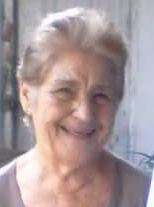
#> input picture mundo-multimedia/proyectos/face-swap/debug_foto1_anciano_cara0.jpg, 154 x 207 px
$ python procesador-imagenes.py --input ../proyectos/face-swap/debug_foto1_anciano_cara0.jpg
#> lines starting #> are read from the running program, lines starting #| are printed output that depends on the picture
"""
Procesador de imágenes — mundo-multimedia
Uso: python procesador-imagenes.py --input foto.jpg --modo miniatura --plataforma youtube
"""
import argparse
import os
from PIL import Image, ImageDraw, ImageFont

TAMANIOS = {
    "youtube":    (1280, 720),
    "instagram":  (1080, 1080),
    "reels":      (1080, 1920),
    "linkedin":   (1200, 627),
    "twitter":    (1200, 675),
    "facebook":   (1200, 630),
}

def redimensionar(img, plataforma):
    w, h = TAMANIOS.get(plataforma, (1080, 1080))
    return img.resize((w, h), Image.LANCZOS)

def anadir_marca_agua(img, texto="Universo IA", opacidad=80):
    overlay = Image.new("RGBA", img.size, (0, 0, 0, 0))
    draw = ImageDraw.Draw(overlay)
    try:
        font = ImageFont.truetype("arial.ttf", 36)
    except:
        font = ImageFont.load_default()
    bbox = draw.textbbox((0, 0), texto, font=font)
    tw, th = bbox[2] - bbox[0], bbox[3] - bbox[1]
    x = img.width - tw - 20
    y = img.height - th - 20
    draw.text((x, y), texto, font=font, fill=(255, 255, 255, opacidad))
    return Image.alpha_composite(img.convert("RGBA"), overlay).convert("RGB")

def comprimir(img, calidad=85):
    return img  # se aplica al guardar con quality=calidad

def procesar(input_path, modo, plataforma, salida=None, marca=None):
#> called with modo = 'miniatura', plataforma = 'instagram'
    img = Image.open(input_path)
#> img is the input picture: PIL image 154x207 RGB; mean R, G, B 168.1, 151.5, 152.9
    nombre_base = os.path.splitext(os.path.basename(input_path))[0]

    if modo == "miniatura" or modo == "redimensionar":
        img = redimensionar(img, plataforma)
#> in redimensionar, `return img.resize((w, h), Image.LANCZOS)`:
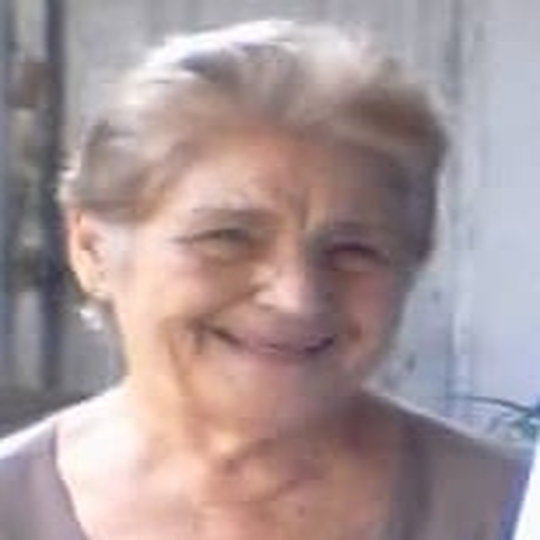
#> returned value: PIL image 1080x1080 RGB (shown at 1/2 size); mean R, G, B 168.1, 151.5, 152.9
        print(f"  Redimensionado a {TAMANIOS.get(plataforma)} para {plataforma}")

    if marca:
        img = anadir_marca_agua(img, marca)
        print(f"  Marca de agua añadida: {marca}")

    if not salida:
        salida = f"{nombre_base}_{plataforma}.jpg"

    img.save(salida, "JPEG", quality=85, optimize=True)
    size_kb = os.path.getsize(salida) // 1024
    print(f"  Guardado: {salida} ({size_kb} KB)")
    return salida

def batch(carpeta, plataforma, marca=None):
    extensiones = (".jpg", ".jpeg", ".png", ".webp")
    archivos = [f for f in os.listdir(carpeta) if f.lower().endswith(extensiones)]
    print(f"\nProcesando {len(archivos)} imágenes para {plataforma}...\n")
    salidas = []
    for archivo in archivos:
        ruta = os.path.join(carpeta, archivo)
        salida = os.path.join(carpeta, f"editado_{archivo}")
        print(f"→ {archivo}")
        salidas.append(procesar(ruta, "redimensionar", plataforma, salida, marca))
    print(f"\nListo. {len(salidas)} imágenes procesadas.")

if __name__ == "__main__":
    parser = argparse.ArgumentParser(description="Procesador de imágenes para redes sociales")
    parser.add_argument("--input", help="Imagen o carpeta de imágenes")
    parser.add_argument("--modo", default="miniatura", choices=["miniatura", "redimensionar", "marca"])
    parser.add_argument("--plataforma", default="instagram", choices=list(TAMANIOS.keys()))
    parser.add_argument("--salida", help="Nombre del archivo de salida")
    parser.add_argument("--marca", help="Texto de marca de agua")
    parser.add_argument("--batch", action="store_true", help="Procesar carpeta entera")
    args = parser.parse_args()

    if not args.input:
        print("Uso: python procesador-imagenes.py --input foto.jpg --plataforma youtube")
        print(f"Plataformas: {', '.join(TAMANIOS.keys())}")
    elif args.batch or os.path.isdir(args.input):
        batch(args.input, args.plataforma, args.marca)
    else:
        procesar(args.input, args.modo, args.plataforma, args.salida, args.marca)

$ run again, on mundo-multimedia/proyectos/face-swap/debug_foto2_gorraroja_cara0.jpg
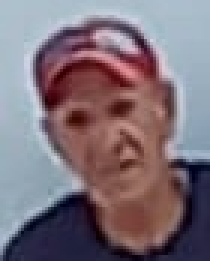
#> input picture mundo-multimedia/proyectos/face-swap/debug_foto2_gorraroja_cara0.jpg, 70 x 87 px (shown 3 times larger)
#> in procesar, img is the input picture: PIL image 70x87 RGB; mean R, G, B 126.2, 112.2, 121.6
#> in redimensionar, `return img.resize((w, h), Image.LANCZOS)`:
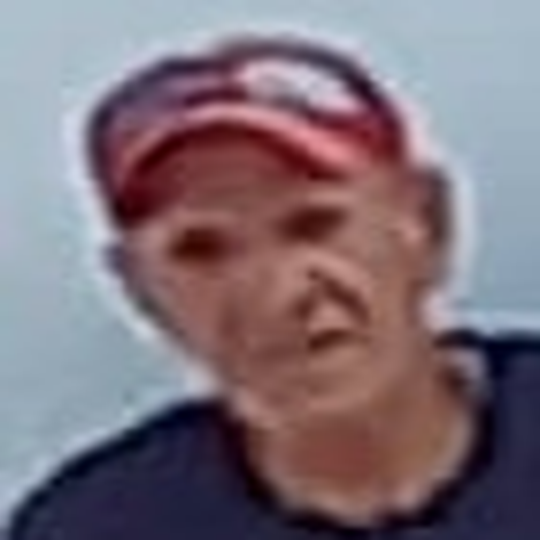
#> returned value: PIL image 1080x1080 RGB (shown at 1/2 size); mean R, G, B 126.2, 112.2, 121.6

$ run again, on mundo-multimedia/proyectos/face-swap/debug_foto2_gorraroja_cara1.jpg
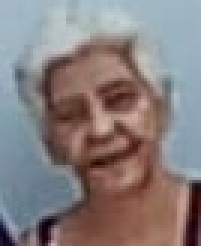
#> input picture mundo-multimedia/proyectos/face-swap/debug_foto2_gorraroja_cara1.jpg, 67 x 82 px (shown 3 times larger)
#> in procesar, img is the input picture: PIL image 67x82 RGB; mean R, G, B 135.3, 125.8, 125.9
#> in redimensionar, `return img.resize((w, h), Image.LANCZOS)`:
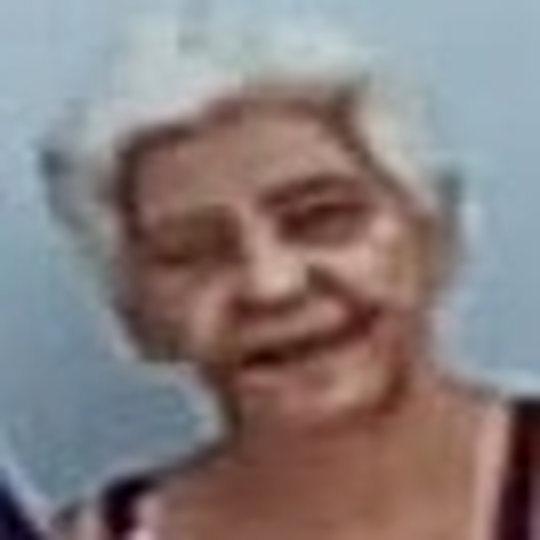
#> returned value: PIL image 1080x1080 RGB (shown at 1/2 size); mean R, G, B 135.3, 125.8, 125.9

$ run again, on mundo-multimedia/proyectos/face-swap/debug_foto3_grupo_cara0.jpg
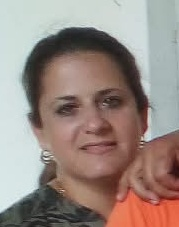
#> input picture mundo-multimedia/proyectos/face-swap/debug_foto3_grupo_cara0.jpg, 179 x 227 px
#> in procesar, img is the input picture: PIL image 179x227 RGB; mean R, G, B 152.3, 136.4, 129.2
#> in redimensionar, `return img.resize((w, h), Image.LANCZOS)`:
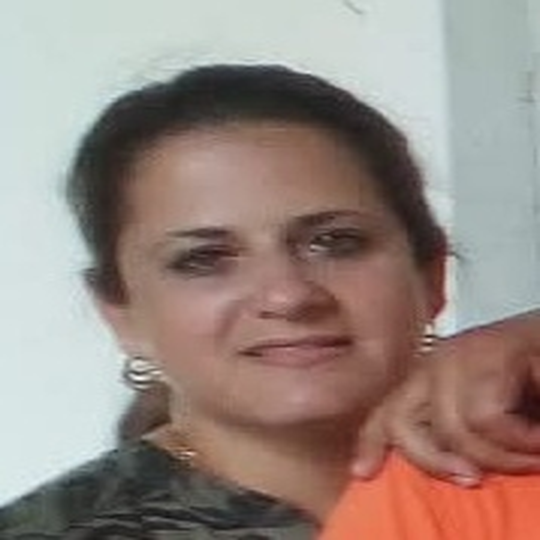
#> returned value: PIL image 1080x1080 RGB (shown at 1/2 size); mean R, G, B 152.3, 136.4, 129.2
